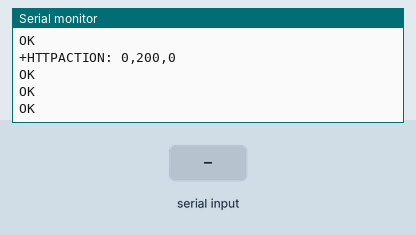
Simulated run of this sketch. Board: Arduino Uno, built with avr-gcc and run on an emulated ATmega328P. On the bench: the last lines printed to the serial monitor. The test bench sets the inputs (shaded band). The modem accepts every AT command (registered, SIM ready, sends succeed) and sends nothing else.

Above: at 17.1 s.
17.2 s: "1" received over the second serial link
At 18.4 s:
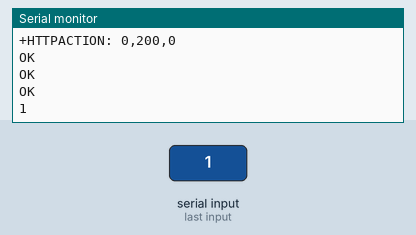
18.7 s: "0" received over the second serial link
At 19.6 s:
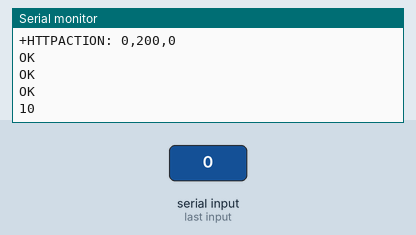

The sketch:

test_get.ino
```cpp
#include <SoftwareSerial.h>
SoftwareSerial sim800(12, 13); // RX, TX

void respuesta(){
 while (sim800.available())
 {
    if(sim800.available()>0)
      Serial.write(sim800.read());
  }

  Serial.flush();
  sim800.flush();
}

void setup()
{
 // Open serial communications and wait for port to open:
 Serial.begin(9600);
 sim800.begin(4800);
 Serial.println("esperando a que cargue");
 delay(2000);
 sim800.println("AT");
 delay(300);
 respuesta();
 sim800.println("AT+SAPBR=3,1,\"APN\",\"CMNET\"");
 delay(500);
 respuesta();
 sim800.println("AT+SAPBR=1,1");
 delay(5000);
 respuesta();
 sim800.println("AT+HTTPINIT");
 delay(500);
 respuesta();
 sim800.println("AT+HTTPPARA=\"CID\",1");
 delay(50);
 respuesta();
 sim800.println("AT+HTTPPARA=\"URL\",\"http://nodeamica-demo.herokuapp.com/po\"");
 delay(50);
 respuesta();
 sim800.println("AT+HTTPACTION=0");
 delay(3000);
 respuesta();
 sim800.println("AT+HTTPREAD");
 delay(2000);
 respuesta();
 sim800.println("AT+HTTPTERM");
 delay(1000);
 respuesta();
 sim800.println("AT+SAPBR=0,1");
 delay(1000);
 respuesta();
}
void loop() // run over and over
{
  if (sim800.available())
 Serial.write(sim800.read());

 if (Serial.available())
 {
 while(Serial.available())
 {
 sim800.write(Serial.read());
 }
 sim800.println();
 }
}
```

Measured:
- after the input at 17.2 s, the serial monitor: prints a new line at once (image 1)
- after the input at 18.7 s, the serial monitor: prints a new line at once (image 2)
